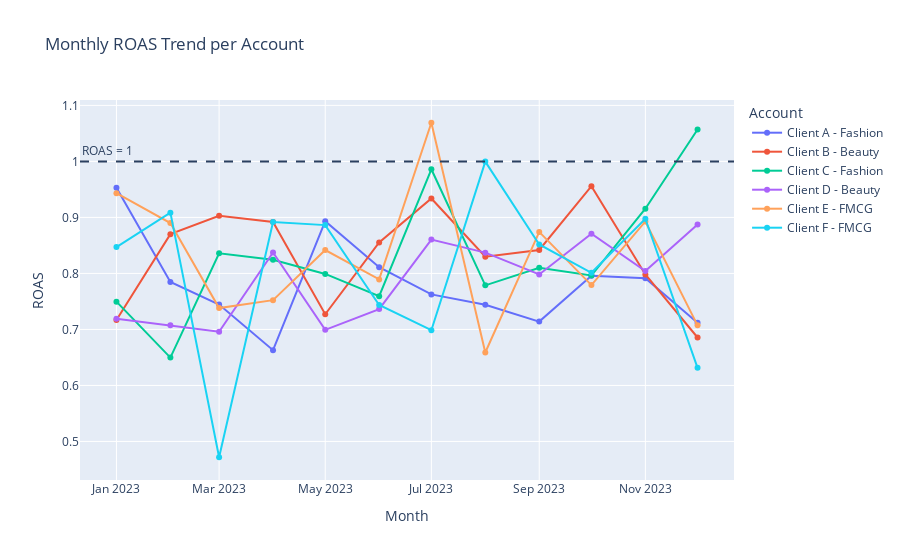

Notebook cell for this chart:
### Code cell
fig = px.line(
    monthly_account,
    x='month_str',
    y='ROAS',
    color='account_name',
    markers=True,
    title='Monthly ROAS Trend per Account'
)

fig.add_hline(
    y=1,
    line_dash='dash',
    annotation_text='ROAS = 1',
    annotation_position='top left'
)

fig.update_layout(
    xaxis_title='Month',
    yaxis_title='ROAS',
    legend_title='Account',
    hovermode='x unified'
)

fig.show()

### Figure 1 — Plotly figure (JSON) as saved in the notebook; plotly's stock layout.template omitted (floating-point values rounded to 4 significant figures)
{"data": [{"hovertemplate": "account_name=Client A - Fashion<br>month_str=%{x}<br>ROAS=%{y}<extra></extra>", "legendgroup": "Client A - Fashion", "line": {"color": "#636efa", "dash": "solid"}, "marker": {"symbol": "circle"}, "mode": "lines+markers", "name": "Client A - Fashion", "orientation": "v", "showlegend": true, "type": "scatter", "x": ["2023-01", "2023-02", "2023-03", "2023-04", "2023-05", "2023-06", "2023-07", "2023-08", "2023-09", "2023-10", "2023-11", "2023-12"], "xaxis": "x", "y": [0.9528, 0.7846, 0.7445, 0.663, 0.8932, 0.8111, 0.7626, 0.7439, 0.714, 0.7957, 0.7916, 0.7121], "yaxis": "y"}, {"hovertemplate": "account_name=Client B - Beauty<br>month_str=%{x}<br>ROAS=%{y}<extra></extra>", "legendgroup": "Client B - Beauty", "line": {"color": "#EF553B", "dash": "solid"}, "marker": {"symbol": "circle"}, "mode": "lines+markers", "name": "Client B - Beauty", "orientation": "v", "showlegend": true, "type": "scatter", "x": ["2023-01", "2023-02", "2023-03", "2023-04", "2023-05", "2023-06", "2023-07", "2023-08", "2023-09", "2023-10", "2023-11", "2023-12"], "xaxis": "x", "y": [0.7168, 0.8701, 0.9031, 0.8918, 0.7271, 0.8552, 0.9338, 0.8298, 0.8419, 0.9558, 0.7983, 0.6856], "yaxis": "y"}, {"hovertemplate": "account_name=Client C - Fashion<br>month_str=%{x}<br>ROAS=%{y}<extra></extra>", "legendgroup": "Client C - Fashion", "line": {"color": "#00cc96", "dash": "solid"}, "marker": {"symbol": "circle"}, "mode": "lines+markers", "name": "Client C - Fashion", "orientation": "v", "showlegend": true, "type": "scatter", "x": ["2023-01", "2023-02", "2023-03", "2023-04", "2023-05", "2023-06", "2023-07", "2023-08", "2023-09", "2023-10", "2023-11", "2023-12"], "xaxis": "x", "y": [0.7496, 0.6497, 0.8358, 0.8243, 0.7991, 0.7593, 0.986, 0.7787, 0.8101, 0.7962, 0.9156, 1.057], "yaxis": "y"}, {"hovertemplate": "account_name=Client D - Beauty<br>month_str=%{x}<br>ROAS=%{y}<extra></extra>", "legendgroup": "Client D - Beauty", "line": {"color": "#ab63fa", "dash": "solid"}, "marker": {"symbol": "circle"}, "mode": "lines+markers", "name": "Client D - Beauty", "orientation": "v", "showlegend": true, "type": "scatter", "x": ["2023-01", "2023-02", "2023-03", "2023-04", "2023-05", "2023-06", "2023-07", "2023-08", "2023-09", "2023-10", "2023-11", "2023-12"], "xaxis": "x", "y": [0.7192, 0.7075, 0.6959, 0.8374, 0.6992, 0.7363, 0.8604, 0.8371, 0.7982, 0.8709, 0.8042, 0.8875], "yaxis": "y"}, {"hovertemplate": "account_name=Client E - FMCG<br>month_str=%{x}<br>ROAS=%{y}<extra></extra>", "legendgroup": "Client E - FMCG", "line": {"color": "#FFA15A", "dash": "solid"}, "marker": {"symbol": "circle"}, "mode": "lines+markers", "name": "Client E - FMCG", "orientation": "v", "showlegend": true, "type": "scatter", "x": ["2023-01", "2023-02", "2023-03", "2023-04", "2023-05", "2023-06", "2023-07", "2023-08", "2023-09", "2023-10", "2023-11", "2023-12"], "xaxis": "x", "y": [0.9433, 0.89, 0.7381, 0.7523, 0.8418, 0.7893, 1.069, 0.6588, 0.8741, 0.7791, 0.8928, 0.7073], "yaxis": "y"}, {"hovertemplate": "account_name=Client F - FMCG<br>month_str=%{x}<br>ROAS=%{y}<extra></extra>", "legendgroup": "Client F - FMCG", "line": {"color": "#19d3f3", "dash": "solid"}, "marker": {"symbol": "circle"}, "mode": "lines+markers", "name": "Client F - FMCG", "orientation": "v", "showlegend": true, "type": "scatter", "x": ["2023-01", "2023-02", "2023-03", "2023-04", "2023-05", "2023-06", "2023-07", "2023-08", "2023-09", "2023-10", "2023-11", "2023-12"], "xaxis": "x", "y": [0.8471, 0.9085, 0.4718, 0.8919, 0.8863, 0.7436, 0.6986, 0.9997, 0.8518, 0.8012, 0.8977, 0.6315], "yaxis": "y"}], "layout": {"annotations": [{"showarrow": false, "text": "ROAS = 1", "x": 0, "xanchor": "left", "xref": "x domain", "y": 1, "yanchor": "bottom", "yref": "y"}], "hovermode": "x unified", "legend": {"title": {"text": "Account"}, "tracegroupgap": 0}, "shapes": [{"line": {"dash": "dash"}, "type": "line", "x0": 0, "x1": 1, "xref": "x domain", "y0": 1, "y1": 1, "yref": "y"}], "title": {"text": "Monthly ROAS Trend per Account"}, "xaxis": {"anchor": "y", "domain": [0, 1], "title": {"text": "Month"}}, "yaxis": {"anchor": "x", "domain": [0, 1], "title": {"text": "ROAS"}}}}
